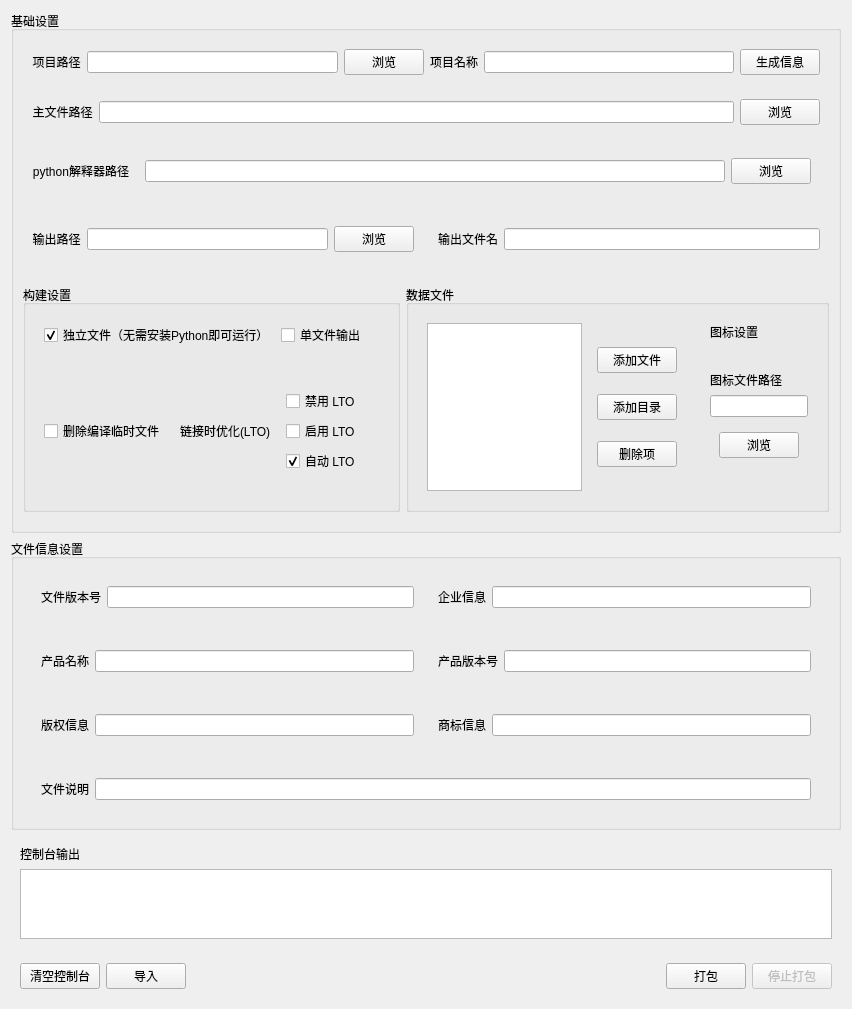
          <widget class="QWidget" name="packPageContent">
           <property name="geometry">
            <rect>
             <x>0</x>
             <y>-100</y>
             <width>852</width>
             <height>902</height>
            </rect>
           </property>
           <layout class="QVBoxLayout" name="verticalLayout_12">
            <item>
             <widget class="QGroupBox" name="BasicGroup">
              <property name="title">
               <string>基础设置</string>
              </property>
              <layout class="QVBoxLayout" name="verticalLayout_3">
               <item>
                <widget class="QWidget" name="projectPathWidget" native="true">
                 <layout class="QHBoxLayout" name="horizontalLayout_28">
                  <item>
                   <widget class="QLabel" name="projectPathLabel">
                    <property name="text">
                     <string>项目路径</string>
                    </property>
                    <property name="alignment">
                     <set>Qt::AlignCenter</set>
                    </property>
                   </widget>
                  </item>
                  <item>
                   <widget class="QLineEdit" name="projectPathEdit"/>
                  </item>
                  <item>
                   <widget class="QPushButton" name="projectPathBrowseBtn">
                    <property name="text">
                     <string>浏览</string>
                    </property>
                   </widget>
                  </item>
                  <item>
                   <widget class="QLabel" name="label_16">
                    <property name="text">
                     <string>项目名称</string>
                    </property>
                   </widget>
                  </item>
                  <item>
                   <widget class="QLineEdit" name="projectNameEdit"/>
                  </item>
                  <item>
                   <widget class="QPushButton" name="genPathsButton">
                    <property name="text">
                     <string>生成信息</string>
                    </property>
                   </widget>
                  </item>
                 </layout>
                </widget>
               </item>
               <item>
                <widget class="QWidget" name="mainPathWidget" native="true">
                 <layout class="QHBoxLayout" name="horizontalLayout_6">
                  <item>
                   <widget class="QLabel" name="mainPathLabel">
                    <property name="text">
                     <string>主文件路径</string>
                    </property>
                    <property name="alignment">
                     <set>Qt::AlignCenter</set>
                    </property>
                   </widget>
                  </item>
                  <item>
                   <widget class="QLineEdit" name="mainPathEdit"/>
                  </item>
                  <item>
                   <widget class="QPushButton" name="mainPathBrowseBtn">
                    <property name="text">
                     <string>浏览</string>
                    </property>
                   </widget>
                  </item>
                 </layout>
                </widget>
               </item>
               <item>
                <widget class="QWidget" name="pythonPathWidget" native="true">
                 <layout class="QHBoxLayout" name="horizontalLayout_3">
                  <item>
                   <widget class="QLabel" name="pythonFileLabel">
                    <property name="text">
                     <string>python解释器路径</string>
                    </property>
                    <property name="alignment">
                     <set>Qt::AlignCenter</set>
                    </property>
                   </widget>
                  </item>
                  <item>
                   <widget class="QWidget" name="pythonFileInputWidget" native="true">
                    <layout class="QHBoxLayout" name="horizontalLayout_2">
                     <item>
                      <widget class="QLineEdit" name="pythonFileEdit"/>
                     </item>
                     <item>
                      <widget class="QPushButton" name="pythonFileBrowseBtn">
                       <property name="text">
                        <string>浏览</string>
                       </property>
                      </widget>
                     </item>
                    </layout>
                   </widget>
                  </item>
                 </layout>
                </widget>
               </item>
               <item>
                <widget class="QWidget" name="outputSettingsWidget" native="true">
                 <layout class="QHBoxLayout" name="horizontalLayout_12">
                  <property name="leftMargin">
                   <number>0</number>
                  </property>
                  <property name="topMargin">
                   <number>9</number>
                  </property>
                  <property name="rightMargin">
                   <number>0</number>
                  </property>
                  <item>
                   <widget class="QWidget" name="outputPathWidget" native="true">
                    <layout class="QHBoxLayout" name="horizontalLayout_10">
                     <item>
                      <widget class="QLabel" name="outputPathLabel">
                       <property name="text">
                        <string>输出路径</string>
                       </property>
                       <property name="alignment">
                        <set>Qt::AlignCenter</set>
                       </property>
                      </widget>
                     </item>
                     <item>
                      <widget class="QLineEdit" name="outputPathEdit"/>
                     </item>
                     <item>
                      <widget class="QPushButton" name="outputPathBrowseBtn">
                       <property name="text">
                        <string>浏览</string>
                       </property>
                      </widget>
                     </item>
                    </layout>
                   </widget>
                  </item>
                  <item>
                   <widget class="QWidget" name="outputNameWidget" native="true">
                    <layout class="QHBoxLayout" name="horizontalLayout_11">
                     <item>
                      <widget class="QLabel" name="outputNameLabel">
                       <property name="text">
                        <string>输出文件名</string>
                       </property>
                      </widget>
                     </item>
                     <item>
                      <widget class="QLineEdit" name="outputFileEdit"/>
                     </item>
                    </layout>
                   </widget>
                  </item>
                 </layout>
                </widget>
               </item>
               <item>
                <widget class="QWidget" name="buildAndDataGroups" native="true">
                 <layout class="QHBoxLayout" name="horizontalLayout_5">
                  <property name="leftMargin">
                   <number>0</number>
                  </property>
                  <property name="rightMargin">
                   <number>0</number>
                  </property>
                  <item>
                   <widget class="QGroupBox" name="BuildGroup">
                    <property name="title">
                     <string>构建设置</string>
                    </property>
                    <layout class="QVBoxLayout" name="verticalLayout_4">
                     <item>
                      <widget class="QWidget" name="widget_3" native="true">
                       <layout class="QHBoxLayout" name="horizontalLayout_7">
                        <item>
                         <widget class="QCheckBox" name="standaloneCheckbox">
                          <property name="text">
                           <string>独立文件（无需安装Python即可运行）</string>
                          </property>
                          <property name="checked">
                           <bool>true</bool>
                          </property>
                         </widget>
                        </item>
                        <item>
                         <widget class="QCheckBox" name="onefileCheckbox">
                          <property name="text">
                           <string>单文件输出</string>
                          </property>
                         </widget>
                        </item>
                       </layout>
                      </widget>
                     </item>
                     <item>
                      <widget class="QWidget" name="widget_4" native="true">
                       <layout class="QHBoxLayout" name="horizontalLayout_9">
                        <item>
                         <widget class="QCheckBox" name="removeOutputCheckbox">
                          <property name="text">
                           <string>删除编译临时文件</string>
                          </property>
                         </widget>
                        </item>
                        <item>
                         <widget class="QWidget" name="widget_5" native="true">
                          <layout class="QHBoxLayout" name="horizontalLayout_8">
                           <item>
                            <widget class="QLabel" name="label">
                             <property name="text">
                              <string>链接时优化(LTO)</string>
                             </property>
                            </widget>
                           </item>
                           <item>
                            <widget class="QWidget" name="widget_6" native="true">
                             <layout class="QVBoxLayout" name="verticalLayout_5">
                              <item>
                               <widget class="QCheckBox" name="ltoNo">
                                <property name="text">
                                 <string>禁用 LTO</string>
                                </property>
                                <property name="autoExclusive">
                                 <bool>true</bool>
                                </property>
                               </widget>
                              </item>
                              <item>
                               <widget class="QCheckBox" name="ltoYes">
                                <property name="text">
                                 <string>启用 LTO</string>
                                </property>
                                <property name="checked">
                                 <bool>false</bool>
                                </property>
                                <property name="autoExclusive">
                                 <bool>true</bool>
                                </property>
                                <property name="tristate">
                                 <bool>false</bool>
                                </property>
                               </widget>
                              </item>
                              <item>
                               <widget class="QCheckBox" name="ltoAuto">
                                <property name="text">
                                 <string>自动 LTO</string>
                                </property>
                                <property name="checkable">
                                 <bool>true</bool>
                                </property>
                                <property name="checked">
                                 <bool>true</bool>
                                </property>
                                <property name="autoExclusive">
                                 <bool>true</bool>
                                </property>
                               </widget>
                              </item>
                             </layout>
                            </widget>
                           </item>
                          </layout>
                         </widget>
                        </item>
                       </layout>
                      </widget>
                     </item>
                    </layout>
                   </widget>
                  </item>
                  <item>
                   <widget class="QGroupBox" name="DataGroup">
                    <property name="title">
                     <string>数据文件</string>
                    </property>
                    <layout class="QHBoxLayout" name="horizontalLayout_14">
                     <item>
                      <widget class="QWidget" name="dataWidget" native="true">
                       <layout class="QHBoxLayout" name="horizontalLayout_13">
                        <item>
                         <widget class="QListWidget" name="dataListWidget"/>
                        </item>
                        <item>
                         <widget class="QWidget" name="widget_2" native="true">
                          <layout class="QVBoxLayout" name="verticalLayout_6">
                           <item>
                            <widget class="QPushButton" name="addFileBtn">
                             <property name="text">
                              <string>添加文件</string>
                             </property>
                            </widget>
                           </item>
                           <item>
                            <widget class="QPushButton" name="addDirBtn">
                             <property name="text">
                              <string>添加目录</string>
                             </property>
                            </widget>
                           </item>
                           <item>
                            <widget class="QPushButton" name="removeItemBtn">
                             <property name="text">
                              <string>删除项</string>
                             </property>
                            </widget>
                           </item>
                          </layout>
                         </widget>
                        </item>
                       </layout>
                      </widget>
                     </item>
                     <item>
                      <widget class="QWidget" name="widget_7" native="true">
                       <layout class="QVBoxLayout" name="verticalLayout_7">
                        <item>
                         <widget class="QLabel" name="label_2">
                          <property name="text">
                           <string>图标设置</string>
                          </property>
                         </widget>
                        </item>
                        <item>
                         <spacer name="verticalSpacer_6">
                          <property name="orientation">
                           <enum>Qt::Vertical</enum>
                          </property>
                          <property name="sizeHint" stdset="0">
                           <size>
                            <width>20</width>
                            <height>40</height>
                           </size>
                          </property>
                         </spacer>
                        </item>
                        <item>
                         <widget class="QLabel" name="label_3">
                          <property name="text">
                           <string>图标文件路径</string>
                          </property>
                         </widget>
                        </item>
                        <item>
                         <widget class="QLineEdit" name="iconFileEdit"/>
                        </item>
                        <item>
                         <widget class="QWidget" name="widget_8" native="true">
                          <layout class="QHBoxLayout" name="horizontalLayout_15">
                           <item>
                            <spacer name="horizontalSpacer_2">
                             <property name="orientation">
                              <enum>Qt::Horizontal</enum>
                             </property>
                             <property name="sizeHint" stdset="0">
                              <size>
                               <width>40</width>
                               <height>20</height>
                              </size>
                             </property>
                            </spacer>
                           </item>
                           <item>
                            <widget class="QPushButton" name="iconFileBrowseBtn">
                             <property name="text">
                              <string>浏览</string>
                             </property>
                            </widget>
                           </item>
                          </layout>
                         </widget>
                        </item>
                        <item>
                         <spacer name="verticalSpacer_5">
                          <property name="orientation">
                           <enum>Qt::Vertical</enum>
                          </property>
                          <property name="sizeHint" stdset="0">
                           <size>
                            <width>20</width>
                            <height>40</height>
                           </size>
                          </property>
                         </spacer>
                        </item>
                       </layout>
                      </widget>
                     </item>
                    </layout>
                   </widget>
                  </item>
                 </layout>
                </widget>
               </item>
              </layout>
             </widget>
            </item>
            <item>
             <widget class="QGroupBox" name="infoDataGroup">
              <property name="title">
               <string>文件信息设置</string>
              </property>
              <layout class="QVBoxLayout" name="verticalLayout_15">
               <item>
                <widget class="QWidget" name="theFirstLineWidget" native="true">
                 <layout class="QHBoxLayout" name="horizontalLayout_34">
                  <item>
                   <widget class="QWidget" name="fileVersionWidget" native="true">
                    <layout class="QHBoxLayout" name="horizontalLayout_37">
                     <item>
                      <widget class="QLabel" name="fileVersionLabel">
                       <property name="text">
                        <string>文件版本号</string>
                       </property>
                      </widget>
                     </item>
                     <item>
                      <widget class="QLineEdit" name="fileVersionEdit"/>
                     </item>
                    </layout>
                   </widget>
                  </item>
                  <item>
                   <widget class="QWidget" name="companyWidget" native="true">
                    <layout class="QHBoxLayout" name="horizontalLayout_30">
                     <item>
                      <widget class="QLabel" name="companyLabel">
                       <property name="text">
                        <string>企业信息</string>
                       </property>
                      </widget>
                     </item>
                     <item>
                      <widget class="QLineEdit" name="companyEdit"/>
                     </item>
                    </layout>
                   </widget>
                  </item>
                 </layout>
                </widget>
               </item>
               <item>
                <widget class="QWidget" name="theSecondLineWidget" native="true">
                 <layout class="QHBoxLayout" name="horizontalLayout_33">
                  <item>
                   <widget class="QWidget" name="productNameWidget" native="true">
                    <layout class="QHBoxLayout" name="horizontalLayout_31">
                     <item>
                      <widget class="QLabel" name="productNameLabel">
                       <property name="text">
                        <string>产品名称</string>
                       </property>
                      </widget>
                     </item>
                     <item>
                      <widget class="QLineEdit" name="productNameEdit"/>
                     </item>
                    </layout>
                   </widget>
                  </item>
                  <item>
                   <widget class="QWidget" name="productVersionWidget" native="true">
                    <layout class="QHBoxLayout" name="horizontalLayout_32">
                     <item>
                      <widget class="QLabel" name="productVersionLabel">
                       <property name="text">
                        <string>产品版本号</string>
                       </property>
                      </widget>
                     </item>
                     <item>
                      <widget class="QLineEdit" name="productVersionEdit"/>
                     </item>
                    </layout>
                   </widget>
                  </item>
                 </layout>
                </widget>
               </item>
               <item>
                <widget class="QWidget" name="theThirdLineWidget" native="true">
                 <layout class="QHBoxLayout" name="horizontalLayout_45">
                  <item>
                   <widget class="QWidget" name="legalCopyrightWidget" native="true">
                    <layout class="QHBoxLayout" name="horizontalLayout_46">
                     <item>
                      <widget class="QLabel" name="legalCopyrightLabel">
                       <property name="text">
                        <string>版权信息</string>
                       </property>
                      </widget>
                     </item>
                     <item>
                      <widget class="QLineEdit" name="legalCopyrightEdit"/>
                     </item>
                    </layout>
                   </widget>
                  </item>
                  <item>
                   <widget class="QWidget" name="legalTrademarksWidget" native="true">
                    <layout class="QHBoxLayout" name="horizontalLayout_47">
                     <item>
                      <widget class="QLabel" name="legalTrademarksLabel">
                       <property name="text">
                        <string>商标信息</string>
                       </property>
                      </widget>
                     </item>
                     <item>
                      <widget class="QLineEdit" name="legalTrademarksEdit"/>
                     </item>
                    </layout>
                   </widget>
                  </item>
                 </layout>
                </widget>
               </item>
               <item>
                <widget class="QWidget" name="theFourthLineWidget" native="true">
                 <layout class="QHBoxLayout" name="horizontalLayout_38">
                  <item>
                   <widget class="QWidget" name="fileDescriptitonWidget" native="true">
                    <layout class="QHBoxLayout" name="horizontalLayout_39">
                     <item>
                      <widget class="QLabel" name="fileDescriptitonLabel">
                       <property name="text">
                        <string>文件说明</string>
                       </property>
                      </widget>
                     </item>
                     <item>
                      <widget class="QLineEdit" name="fileDescriptitonEdit"/>
                     </item>
                    </layout>
                   </widget>
                  </item>
                 </layout>
                </widget>
               </item>
              </layout>
             </widget>
            </item>
            <item>
             <widget class="QWidget" name="outputWidget" native="true">
              <layout class="QVBoxLayout" name="verticalLayout_8">
               <item>
                <widget class="QLabel" name="label_4">
                 <property name="text">
                  <string>控制台输出</string>
                 </property>
                </widget>
               </item>
               <item>
                <widget class="QTextEdit" name="consoleOutputEdit">
                 <property name="documentTitle">
                  <string/>
                 </property>
                 <property name="readOnly">
                  <bool>true</bool>
                 </property>
                </widget>
               </item>
              </layout>
             </widget>
            </item>
            <item>
             <widget class="QWidget" name="packWidget" native="true">
              <layout class="QHBoxLayout" name="horizontalLayout_4">
               <item>
                <widget class="QPushButton" name="clearConsoleBtn">
                 <property name="text">
                  <string>清空控制台</string>
                 </property>
                </widget>
               </item>
               <item>
                <widget class="QPushButton" name="importBtn">
                 <property name="text">
                  <string>导入</string>
                 </property>
                </widget>
               </item>
               <item>
                <spacer name="horizontalSpacer">
                 <property name="orientation">
                  <enum>Qt::Horizontal</enum>
                 </property>
                 <property name="sizeHint" stdset="0">
                  <size>
                   <width>40</width>
                   <height>20</height>
                  </size>
                 </property>
                </spacer>
               </item>
               <item>
                <widget class="QPushButton" name="startPackBtn">
                 <property name="text">
                  <string>打包</string>
                 </property>
                 <property name="checkable">
                  <bool>false</bool>
                 </property>
                 <property name="checked">
                  <bool>false</bool>
                 </property>
                </widget>
               </item>
               <item>
                <widget class="QPushButton" name="stopPackBtn">
                 <property name="enabled">
                  <bool>false</bool>
                 </property>
                 <property name="text">
                  <string>停止打包</string>
                 </property>
                 <property name="checkable">
                  <bool>false</bool>
                 </property>
                </widget>
               </item>
              </layout>
             </widget>
            </item>
           </layout>
          </widget>
